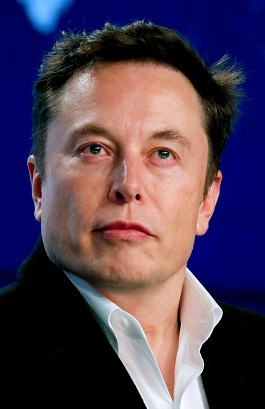
#> input picture 7. Computer Vision/Altın Oran/test.png, 265 x 409 px, given in place of the camera
$ python program.py
#> lines starting #> are read from the running program, lines starting #| are printed output that depends on the picture; after the words box and inside, x2 and y2 are one past the last pixel; in counts of white or black regions, pixels touching at a corner belong together
import cv2
import numpy as np

kamera = cv2.VideoCapture(0)

while(True):
    ret, kare = kamera.read()
#> kare is the input picture: shape (409, 265, 3); mean B, G, R 84.4, 63.3, 78.8

    kare_hsv=cv2.cvtColor(kare,cv2.COLOR_BGR2HSV)
#> kare_hsv: shape (409, 265, 3); mean H, S, V 55.9, 126.6, 108.5

    mavi_baslangic=np.array([100,60,60])
    mavi_bitis=np.array([140,255,255])


    maskeleme=cv2.inRange(kare_hsv,mavi_baslangic,mavi_bitis)
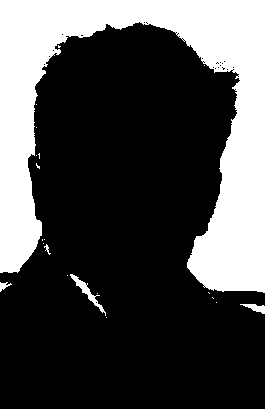
#> maskeleme: shape (409, 265); 28.7% white; 21 white regions (16 under 20 px), largest, box (x1, y1, x2, y2) and area: (0, 0, 265, 293) 30627, (70, 274, 106, 316) 263, (240, 304, 265, 314) 124, (0, 282, 12, 292) 56, (44, 244, 51, 255) 26
    kare_filtrelenmis=cv2.bitwise_and(kare,kare,mask=maskeleme)
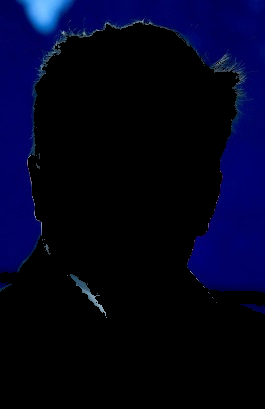
#> kare_filtrelenmis: shape (409, 265, 3); mean B, G, R 29.4, 3, 1.5

    cv2.imshow('Orjinal Kare',kare)
    cv2.imshow('Maskeli Kare',maskeleme)
    cv2.imshow('Filtrelenmis Kare',kare_filtrelenmis)

    if cv2.waitKey(25) & 0xFF == ord('x'):
#> (key x is pressed here)
        break

kamera.release()
cv2.destroyAllWindows()
